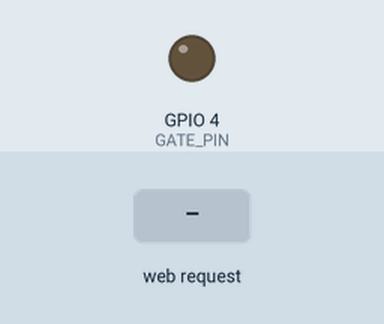
Bench run of a sketch on a simulated ESP32. On the bench: output pins drawn as LEDs (lit = HIGH). Dashed ring = blinking. The test bench sets the inputs (shaded band). WiFi joins after 1.5 s; servers stay silent unless stated; the camera gives no picture; what the sketch prints to the serial monitor is not drawn.

Above: at 3.8 s.
3.9 s: HTTP request GET /access_granted received
At 4.2 s:
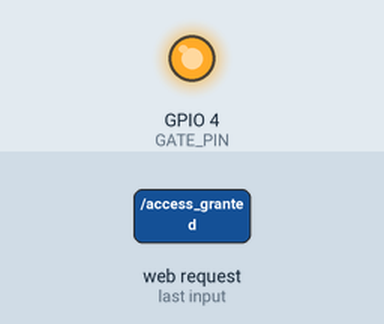
5.4 s: HTTP request GET /access_denied received
At 5.65 s:
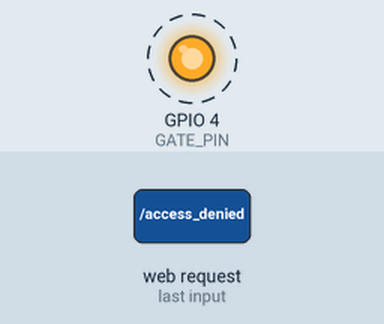
Timing chart, 0 to 8.4 s (numbered marks = the images above; inputs shaded):
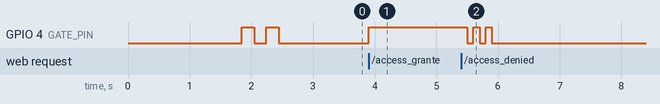

Measured:
- after the input at 3.9 s, GPIO 4 (GATE_PIN): LOW → HIGH at once

The sketch:

sentinel_cam.ino
```cpp
/*
 * ╔══════════════════════════════════════════════════════════════╗
 * ║  PROJECT SENTINEL V2 — ESP32-CAM Firmware                   ║
 * ║  Board: AI Thinker ESP32-CAM                                 ║
 * ║                                                              ║
 * ║  Functions:                                                  ║
 * ║  1. Streams MJPEG video on  → http://[IP]:81/stream         ║
 * ║  2. Opens gate on command   → http://[IP]/access_granted    ║
 * ║  3. Denies entry on command → http://[IP]/access_denied     ║
 * ║                                                              ║
 * ║  WIRING (GPIO 12 → Relay IN):                               ║
 * ║    GPIO 12 ─── Relay IN                                      ║
 * ║    3.3V    ─── Relay VCC                                     ║
 * ║    GND     ─── Relay GND                                     ║
 * ║                                                              ║
 * ║  HOW TO FLASH:                                               ║
 * ║  1. Board: "AI Thinker ESP32-CAM" in Arduino IDE            ║
 * ║  2. Partition: "Huge APP (3MB No OTA/1MB SPIFFS)"           ║
 * ║  3. Put GPIO 0 to GND before flashing, remove after         ║
 * ║  4. Open Serial Monitor (115200 baud) to see the IP         ║
 * ╚══════════════════════════════════════════════════════════════╝
 */

#include "esp_camera.h"
#include <WiFi.h>
#include <WebServer.h>

// ── Wi-Fi Credentials ─────────────────────────────────────────────────────────
// CHANGE THESE TO YOUR NETWORK
const char* WIFI_SSID = "AndroidAP8469";
const char* WIFI_PASSWORD = "12345678";

// ── Gate Indicator Pin ───────────────────────────────────────────────────────
// Using the onboard WHITE FLASH LED (GPIO 4) — no extra wiring needed!
// In a real deployment, change this to GPIO 12 and connect a relay.
// HIGH = LED ON (gate open indicator), LOW = LED OFF (gate closed)
#define GATE_PIN 4
#define GATE_OPEN_MS 5000  // How long to keep the LED on (milliseconds)

// ── Camera Pin Config (AI Thinker ESP32-CAM) ─────────────────────────────────
#define PWDN_GPIO_NUM 32
#define RESET_GPIO_NUM -1
#define XCLK_GPIO_NUM 0
#define SIOD_GPIO_NUM 26
#define SIOC_GPIO_NUM 27
#define Y9_GPIO_NUM 35
#define Y8_GPIO_NUM 34
#define Y7_GPIO_NUM 39
#define Y6_GPIO_NUM 36
#define Y5_GPIO_NUM 21
#define Y4_GPIO_NUM 19
#define Y3_GPIO_NUM 18
#define Y2_GPIO_NUM 5
#define VSYNC_GPIO_NUM 25
#define HREF_GPIO_NUM 23
#define PCLK_GPIO_NUM 22

// ── HTTP Servers ──────────────────────────────────────────────────────────────
// Port 80 for commands, Port 81 for video stream
WebServer commandServer(80);
WebServer streamServer(81);

bool gateOpen = false;
unsigned long gateOpenedAt = 0;

// ── Camera Setup ──────────────────────────────────────────────────────────────
bool initCamera() {
  camera_config_t config;
  config.ledc_channel = LEDC_CHANNEL_0;
  config.ledc_timer = LEDC_TIMER_0;
  config.pin_d0 = Y2_GPIO_NUM;
  config.pin_d1 = Y3_GPIO_NUM;
  config.pin_d2 = Y4_GPIO_NUM;
  config.pin_d3 = Y5_GPIO_NUM;
  config.pin_d4 = Y6_GPIO_NUM;
  config.pin_d5 = Y7_GPIO_NUM;
  config.pin_d6 = Y8_GPIO_NUM;
  config.pin_d7 = Y9_GPIO_NUM;
  config.pin_xclk = XCLK_GPIO_NUM;
  config.pin_pclk = PCLK_GPIO_NUM;
  config.pin_vsync = VSYNC_GPIO_NUM;
  config.pin_href = HREF_GPIO_NUM;
  config.pin_sscb_sda = SIOD_GPIO_NUM;
  config.pin_sscb_scl = SIOC_GPIO_NUM;
  config.pin_pwdn = PWDN_GPIO_NUM;
  config.pin_reset = RESET_GPIO_NUM;
  config.xclk_freq_hz = 20000000;
  config.pixel_format = PIXFORMAT_JPEG;

  // Use SVGA (800x600) for InsightFace — good balance of quality vs speed
  // If stream is too slow, change to VGA (640x480):
  //   config.frame_size = FRAMESIZE_VGA;
  config.frame_size = FRAMESIZE_SVGA;
  config.jpeg_quality = 12;  // 0=best, 63=worst. 12 is production quality.
  config.fb_count = 2;       // 2 frame buffers for smoother streaming

  esp_err_t err = esp_camera_init(&config);
  if (err != ESP_OK) {
    Serial.printf("[ERROR] Camera init failed: 0x%x\n", err);
    return false;
  }

  // Flip the image if the camera is mounted upside down
  sensor_t* s = esp_camera_sensor_get();
  s->set_vflip(s, 0);    // set to 1 if image is upside down
  s->set_hmirror(s, 1);  // Mirror horizontally (standard for face cams)

  return true;
}

// ── MJPEG Stream Handler ──────────────────────────────────────────────────────
void handleStream() {
  WiFiClient client = streamServer.client();

  // Send MJPEG multipart header
  String response = "HTTP/1.1 200 OK\r\n";
  response += "Content-Type: multipart/x-mixed-replace; boundary=frame\r\n\r\n";
  client.print(response);

  while (client.connected()) {
    camera_fb_t* fb = esp_camera_fb_get();
    if (!fb) {
      Serial.println("[WARN] Camera frame capture failed");
      break;
    }

    // Send MJPEG frame boundary and headers
    client.printf("--frame\r\nContent-Type: image/jpeg\r\nContent-Length: %u\r\n\r\n", fb->len);
    client.write(fb->buf, fb->len);
    client.print("\r\n");

    esp_camera_fb_return(fb);

    // Yield to prevent watchdog reset
    delay(10);
  }
}

// ── Gate Command Handlers ─────────────────────────────────────────────────────
void handleAccessGranted() {
  Serial.println("[GATE] ACCESS GRANTED — Flash LED ON (gate open demo)!");
  digitalWrite(GATE_PIN, HIGH);  // Turn on flash LED
  gateOpen = true;
  gateOpenedAt = millis();
  commandServer.send(200, "application/json", "{\"status\":\"gate_opened\"}");
}

void handleAccessDenied() {
  Serial.println("[GATE] ACCESS DENIED — Gate stays closed.");
  // Optionally flash the onboard LED as a denied indicator
  for (int i = 0; i < 3; i++) {
    digitalWrite(4, HIGH);  // Flash LED (GPIO 4 = flash LED on AI Thinker)
    delay(100);
    digitalWrite(4, LOW);
    delay(100);
  }
  commandServer.send(200, "application/json", "{\"status\":\"access_denied\"}");
}

void handleHealth() {
  String json = "{\"status\":\"online\",\"gate\":\"";
  json += gateOpen ? "open" : "closed";
  json += "\"}";
  commandServer.send(200, "application/json", json);
}

// ── Arduino Setup ─────────────────────────────────────────────────────────────
void setup() {
  Serial.begin(115200);
  Serial.println("\n[SENTINEL] Booting ESP32-CAM...");

  // Gate relay pin
  pinMode(GATE_PIN, OUTPUT);
  digitalWrite(GATE_PIN, LOW);  // Ensure gate is closed at boot

  // Flash LED pin
  pinMode(4, OUTPUT);
  digitalWrite(4, LOW);

  // Initialize camera
  if (!initCamera()) {
    Serial.println("[FATAL] Camera failed. Halting.");
    while (true) delay(1000);
  }
  Serial.println("[OK] Camera initialized.");

  // Connect to Wi-Fi
  WiFi.begin(WIFI_SSID, WIFI_PASSWORD);
  Serial.print("[WIFI] Connecting");
  while (WiFi.status() != WL_CONNECTED) {
    delay(500);
    Serial.print(".");
  }
  Serial.println();
  Serial.println("[WIFI] Connected!");
  Serial.print("[WIFI] ESP32-CAM IP Address: ");
  Serial.println(WiFi.localIP());

  // Register command routes (port 80)
  commandServer.on("/access_granted", HTTP_GET, handleAccessGranted);
  commandServer.on("/access_denied", HTTP_GET, handleAccessDenied);
  commandServer.on("/health", HTTP_GET, handleHealth);

  // Register stream route (port 81)
  streamServer.on("/stream", HTTP_GET, handleStream);

  commandServer.begin();
  streamServer.begin();

  Serial.println("════════════════════════════════════════");
  Serial.println("  SENTINEL ESP32-CAM ONLINE");
  Serial.printf("  Video Stream : http://%s:81/stream\n", WiFi.localIP().toString().c_str());
  Serial.printf("  Gate Open    : http://%s/access_granted\n", WiFi.localIP().toString().c_str());
  Serial.printf("  Gate Deny    : http://%s/access_denied\n", WiFi.localIP().toString().c_str());
  Serial.printf("  Health Check : http://%s/health\n", WiFi.localIP().toString().c_str());
  Serial.println("════════════════════════════════════════");

  // Boot confirmation: 2 quick LED flashes
  for (int i = 0; i < 2; i++) {
    digitalWrite(4, HIGH);
    delay(200);
    digitalWrite(4, LOW);
    delay(200);
  }
}

// ── Arduino Loop ──────────────────────────────────────────────────────────────
void loop() {
  commandServer.handleClient();
  streamServer.handleClient();

  // Auto-close gate after GATE_OPEN_MS milliseconds
  if (gateOpen && (millis() - gateOpenedAt > GATE_OPEN_MS)) {
    Serial.println("[GATE] Closing — LED OFF.");
    digitalWrite(GATE_PIN, LOW);
    gateOpen = false;
  }
}
```
